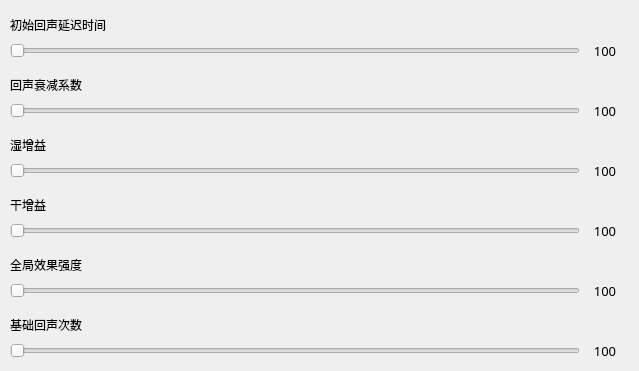
    <widget class="QWidget" name="page_2">
     <widget class="QLabel" name="label_3">
      <property name="geometry">
       <rect>
        <x>10</x>
        <y>10</y>
        <width>611</width>
        <height>30</height>
       </rect>
      </property>
      <property name="text">
       <string>初始回声延迟时间</string>
      </property>
      <property name="alignment">
       <set>Qt::AlignLeading|Qt::AlignLeft|Qt::AlignVCenter</set>
      </property>
     </widget>
     <widget class="QSlider" name="horizontalSlider_2">
      <property name="geometry">
       <rect>
        <x>10</x>
        <y>40</y>
        <width>570</width>
        <height>22</height>
       </rect>
      </property>
      <property name="maximum">
       <number>10</number>
      </property>
      <property name="orientation">
       <enum>Qt::Horizontal</enum>
      </property>
     </widget>
     <widget class="QLabel" name="label_4">
      <property name="geometry">
       <rect>
        <x>10</x>
        <y>70</y>
        <width>611</width>
        <height>30</height>
       </rect>
      </property>
      <property name="text">
       <string>回声衰减系数</string>
      </property>
      <property name="alignment">
       <set>Qt::AlignLeading|Qt::AlignLeft|Qt::AlignVCenter</set>
      </property>
     </widget>
     <widget class="QSlider" name="horizontalSlider_3">
      <property name="geometry">
       <rect>
        <x>10</x>
        <y>100</y>
        <width>570</width>
        <height>22</height>
       </rect>
      </property>
      <property name="maximum">
       <number>10</number>
      </property>
      <property name="orientation">
       <enum>Qt::Horizontal</enum>
      </property>
     </widget>
     <widget class="QSlider" name="horizontalSlider_4">
      <property name="geometry">
       <rect>
        <x>10</x>
        <y>220</y>
        <width>570</width>
        <height>22</height>
       </rect>
      </property>
      <property name="maximum">
       <number>10</number>
      </property>
      <property name="orientation">
       <enum>Qt::Horizontal</enum>
      </property>
     </widget>
     <widget class="QLabel" name="label_5">
      <property name="geometry">
       <rect>
        <x>10</x>
        <y>130</y>
        <width>611</width>
        <height>30</height>
       </rect>
      </property>
      <property name="text">
       <string>湿增益</string>
      </property>
      <property name="alignment">
       <set>Qt::AlignLeading|Qt::AlignLeft|Qt::AlignVCenter</set>
      </property>
     </widget>
     <widget class="QSlider" name="horizontalSlider_5">
      <property name="geometry">
       <rect>
        <x>10</x>
        <y>160</y>
        <width>570</width>
        <height>22</height>
       </rect>
      </property>
      <property name="maximum">
       <number>10</number>
      </property>
      <property name="orientation">
       <enum>Qt::Horizontal</enum>
      </property>
     </widget>
     <widget class="QLabel" name="label_6">
      <property name="geometry">
       <rect>
        <x>10</x>
        <y>190</y>
        <width>611</width>
        <height>30</height>
       </rect>
      </property>
      <property name="text">
       <string>干增益</string>
      </property>
      <property name="alignment">
       <set>Qt::AlignLeading|Qt::AlignLeft|Qt::AlignVCenter</set>
      </property>
     </widget>
     <widget class="QSlider" name="horizontalSlider_6">
      <property name="geometry">
       <rect>
        <x>10</x>
        <y>340</y>
        <width>570</width>
        <height>22</height>
       </rect>
      </property>
      <property name="maximum">
       <number>10</number>
      </property>
      <property name="orientation">
       <enum>Qt::Horizontal</enum>
      </property>
     </widget>
     <widget class="QLabel" name="label_7">
      <property name="geometry">
       <rect>
        <x>10</x>
        <y>250</y>
        <width>611</width>
        <height>30</height>
       </rect>
      </property>
      <property name="text">
       <string>全局效果强度</string>
      </property>
      <property name="alignment">
       <set>Qt::AlignLeading|Qt::AlignLeft|Qt::AlignVCenter</set>
      </property>
     </widget>
     <widget class="QSlider" name="horizontalSlider_7">
      <property name="geometry">
       <rect>
        <x>10</x>
        <y>280</y>
        <width>570</width>
        <height>22</height>
       </rect>
      </property>
      <property name="maximum">
       <number>10</number>
      </property>
      <property name="orientation">
       <enum>Qt::Horizontal</enum>
      </property>
     </widget>
     <widget class="QLabel" name="label_8">
      <property name="geometry">
       <rect>
        <x>10</x>
        <y>310</y>
        <width>611</width>
        <height>30</height>
       </rect>
      </property>
      <property name="text">
       <string>基础回声次数</string>
      </property>
      <property name="alignment">
       <set>Qt::AlignLeading|Qt::AlignLeft|Qt::AlignVCenter</set>
      </property>
     </widget>
     <widget class="QLabel" name="num_label_2">
      <property name="geometry">
       <rect>
        <x>580</x>
        <y>40</y>
        <width>50</width>
        <height>22</height>
       </rect>
      </property>
      <property name="font">
       <font>
        <family>微软雅黑</family>
        <pointsize>10</pointsize>
       </font>
      </property>
      <property name="text">
       <string>100</string>
      </property>
      <property name="alignment">
       <set>Qt::AlignCenter</set>
      </property>
     </widget>
     <widget class="QLabel" name="num_label_3">
      <property name="geometry">
       <rect>
        <x>580</x>
        <y>100</y>
        <width>50</width>
        <height>22</height>
       </rect>
      </property>
      <property name="font">
       <font>
        <family>微软雅黑</family>
        <pointsize>10</pointsize>
       </font>
      </property>
      <property name="text">
       <string>100</string>
      </property>
      <property name="alignment">
       <set>Qt::AlignCenter</set>
      </property>
     </widget>
     <widget class="QLabel" name="num_label_4">
      <property name="geometry">
       <rect>
        <x>580</x>
        <y>220</y>
        <width>50</width>
        <height>22</height>
       </rect>
      </property>
      <property name="font">
       <font>
        <family>微软雅黑</family>
        <pointsize>10</pointsize>
       </font>
      </property>
      <property name="text">
       <string>100</string>
      </property>
      <property name="alignment">
       <set>Qt::AlignCenter</set>
      </property>
     </widget>
     <widget class="QLabel" name="num_label_5">
      <property name="geometry">
       <rect>
        <x>580</x>
        <y>160</y>
        <width>50</width>
        <height>22</height>
       </rect>
      </property>
      <property name="font">
       <font>
        <family>微软雅黑</family>
        <pointsize>10</pointsize>
       </font>
      </property>
      <property name="text">
       <string>100</string>
      </property>
      <property name="alignment">
       <set>Qt::AlignCenter</set>
      </property>
     </widget>
     <widget class="QLabel" name="num_label_6">
      <property name="geometry">
       <rect>
        <x>580</x>
        <y>340</y>
        <width>50</width>
        <height>22</height>
       </rect>
      </property>
      <property name="font">
       <font>
        <family>微软雅黑</family>
        <pointsize>10</pointsize>
       </font>
      </property>
      <property name="text">
       <string>100</string>
      </property>
      <property name="alignment">
       <set>Qt::AlignCenter</set>
      </property>
     </widget>
     <widget class="QLabel" name="num_label_7">
      <property name="geometry">
       <rect>
        <x>580</x>
        <y>280</y>
        <width>50</width>
        <height>22</height>
       </rect>
      </property>
      <property name="font">
       <font>
        <family>微软雅黑</family>
        <pointsize>10</pointsize>
       </font>
      </property>
      <property name="text">
       <string>100</string>
      </property>
      <property name="alignment">
       <set>Qt::AlignCenter</set>
      </property>
     </widget>
    </widget>
